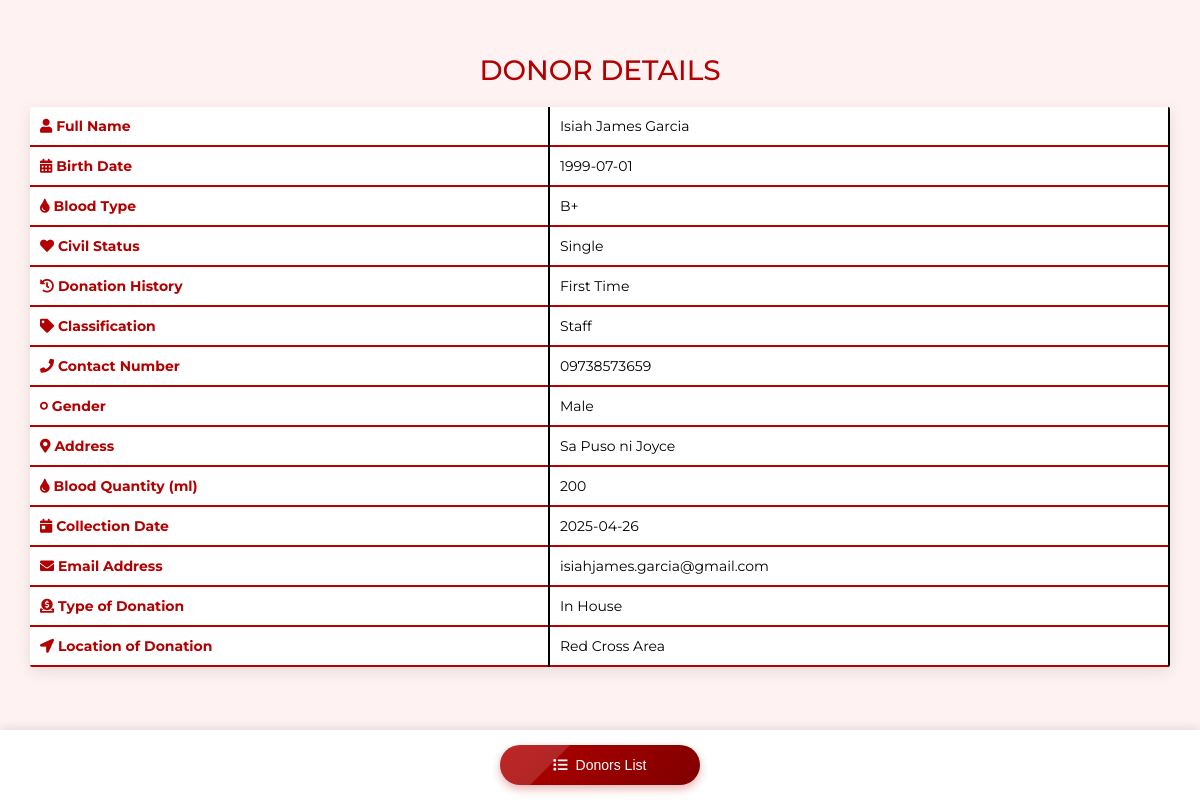
Screenshot of /view_donor.php?id=2 with the database file from the repository.
### tables this page shows
CREATE TABLE `donors` (
  `id` int(11) NOT NULL,
  `name` varchar(255) NOT NULL,
  `birthdate` date NOT NULL,
  `address` text NOT NULL,
  `blood_type` varchar(5) NOT NULL,
  `civil_status` varchar(20) NOT NULL,
  `donation_history` varchar(50) NOT NULL,
  `classification` varchar(50) NOT NULL,
  `contact_number` varchar(15) NOT NULL,
  `gender` varchar(10) NOT NULL,
  `blood_quantity` int(11) NOT NULL,
  `collection_date` date NOT NULL,
  `email` varchar(255) NOT NULL,
  `donation_type` varchar(50) NOT NULL,
  `donation_location` varchar(100) NOT NULL,
  `age` int(11) NOT NULL,
  `expiry_date` date DEFAULT NULL,
  `donation_date` date DEFAULT NULL,
  `quantity_ml` int(11) DEFAULT 450,
  `blood_quantity_ml` int(11) DEFAULT 450,
  `donation_status` varchar(50) DEFAULT NULL,
  `last_updated` timestamp NOT NULL DEFAULT current_timestamp() ON UPDATE current_timestamp(),
  `contact` varchar(50) DEFAULT NULL,
  `sex` enum('Male','Female','Other') DEFAULT NULL,
  `donation_dates` text DEFAULT NULL,
  `number_of_donations` int(11) DEFAULT 0,
  `status` enum('Active','Inactive','Deferred') DEFAULT NULL,
  `medical_eligibility` text DEFAULT NULL,
  `donation_frequency` varchar(50) DEFAULT NULL
);

### view_donor.php (the view, shortened to what this page needs)
<?php
$servername = "localhost";
$username = "root";
$password = "";
$dbname = "bdms";
$conn = new mysqli($servername, $username, $password, $dbname);
if (isset($_GET['id'])) {
    $donor_id = $_GET['id'];
    $sql = "SELECT * FROM donors WHERE id = $donor_id";
    $result = $conn->query($sql);
    if ($result->num_rows > 0) {
        $donor = $result->fetch_assoc();
    } else {
        echo "No donor found with this ID.";
        exit;
    }
} else {
    echo "No donor ID provided.";
    exit;
}
?>
<!DOCTYPE html>
<html lang="en">
<head>
    <link rel="stylesheet" href="https://cdnjs.cloudflare.com/ajax/libs/font-awesome/5.15.3/css/all.min.css">
</head>
<body>
    <h2>Donor Details</h2>
    <table>
        <tr>
            <th><i class="fas fa-user"></i> Full Name</th>
            <td><?php echo $donor['name']; ?></td>
        </tr>
        <tr>
            <th><i class="fas fa-calendar-alt"></i> Birth Date</th>
            <td><?php echo $donor['birthdate']; ?></td>
        </tr>
        <tr>
            <th><i class="fas fa-tint"></i> Blood Type</th>
            <td><?php echo $donor['blood_type']; ?></td>
        </tr>
        <tr>
            <th><i class="fas fa-heart"></i> Civil Status</th>
            <td><?php echo $donor['civil_status']; ?></td>
        </tr>
        <tr>
            <th><i class="fas fa-history"></i> Donation History</th>
            <td><?php echo $donor['donation_history']; ?></td>
        </tr>
        <tr>
            <th><i class="fas fa-tag"></i> Classification</th>
            <td><?php echo $donor['classification']; ?></td>
        </tr>
        <tr>
            <th><i class="fas fa-phone"></i> Contact Number</th>
            <td><?php echo $donor['contact_number']; ?></td>
        </tr>
        <tr>
            <th><i class="fas fa-genderless"></i> Gender</th>
            <td><?php echo $donor['gender']; ?></td>
        </tr>
        <tr>
            <th><i class="fas fa-map-marker-alt"></i> Address</th>
            <td><?php echo $donor['address']; ?></td>
        </tr>
        <tr>
            <th><i class="fas fa-tint"></i> Blood Quantity (ml)</th>
            <td><?php echo $donor['blood_quantity']; ?></td>
        </tr>
        <tr>
            <th><i class="fas fa-calendar-day"></i> Collection Date</th>
            <td><?php echo $donor['collection_date']; ?></td>
        </tr>
        <tr>
            <th><i class="fas fa-envelope"></i> Email Address</th>
            <td><?php echo $donor['email']; ?></td>
        </tr>
        <tr>
            <th><i class="fas fa-donate"></i> Type of Donation</th>
            <td><?php echo $donor['donation_type']; ?></td>
        </tr>
        <tr>
            <th><i class="fas fa-location-arrow"></i> Location of Donation</th>
            <td><?php echo $donor['donation_location']; ?></td>
        </tr>
    </table>
    <div class="button-wrapper">
        <button onclick="window.location.href='donors_list.php';"><i class="fas fa-list"></i>Donors List</button>
    </div>
</body>
</html>

### view_donor.php (style rules this page uses)
body { font-family: 'Montserrat', sans-serif; background: #fef2f2; margin: 0; padding: 30px; font-size: 14px; color: #4b4b4b; }
h2 { text-align: center; color: #b30000; margin-bottom: 20px; font-size: 28px; font-weight: 500; text-transform: uppercase; }
table { width: 100%; margin: 0 auto; border-collapse: collapse; background-color: #fff; box-shadow: 0 4px 15px rgba(0, 0, 0, 0.1); border-radius: 2px; overflow: hidden; }
th, td { padding: 10px; text-align: left; font-size: 14px; }
th { background-color: white; color: #b30000; font-weight: bold; }
tr { border-bottom: 2px solid #b30000; }
td:nth-child(2) { border-left: 2px solid #000000; border-right: 2px solid #000000; background-color: #ffffff; color: black; }
.button-wrapper { position: fixed; bottom: 0; left: 0; width: 100%; padding: 15px 0; background-color: #fff; display: flex; justify-content: center; gap: 20px; box-shadow: 0 -2px 10px rgba(0, 0, 0, 0.1); z-index: 1000; }
.button-wrapper button { width: 200px; padding: 12px 25px; background: linear-gradient(135deg, #b30000, #800000); color: #fff; border: none; border-radius: 30px; font-size: 14px; cursor: pointer; font-weight: 500; box-shadow: 0 4px 10px rgba(179, 0, 0, 0.3); transition: all 0.4s ease; position: relative; overflow: hidden; z-index: 1; }
.button-wrapper button::before { content: ""; position: absolute; top: 0; left: -75%; width: 100%; height: 100%; background: rgba(255, 255, 255, 0.15); transform: skewX(-45deg); transition: left 0.5s ease; z-index: 0; }
.button-wrapper button i { margin-right: 8px; }

### rows the page displays
donors: name "Isiah James Garcia", birthdate "1999-07-01", blood_type "B+", civil_status "Single", donation_history "First Time", classification "Staff", contact_number "09738573659", gender "Male", address "Sa Puso ni Joyce", blood_quantity "200", collection_date "2025-04-26", email "isiahjames.garcia@gmail.com", donation_type "In House", donation_location "Red Cross Area"
